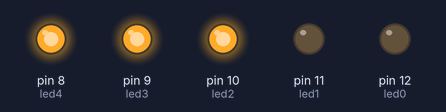
Bench run of a sketch on a simulated Arduino Uno, built with avr-gcc and run on an emulated ATmega328P. Parts: output pins drawn as LEDs (lit = HIGH).

Above: at 0.5 s.
At 0.9 s:
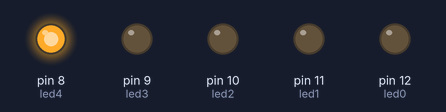
At 1.3 s:
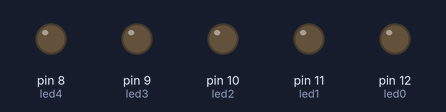
At 2.3 s:
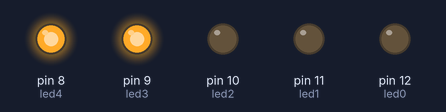
At 3.5 s:
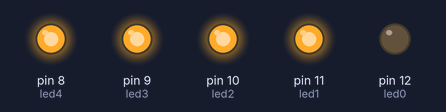
Timing chart, 0 to 3.8 s (numbered marks = the images above):
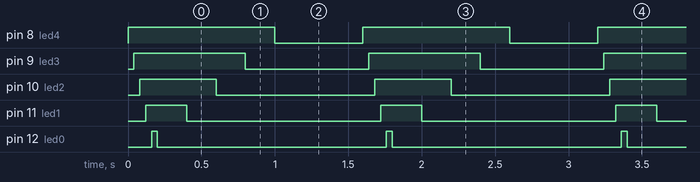

Measured:
- by itself, pin 8 (led4): alternates HIGH for 1.0 s and LOW for 0.60 s
- by itself, pin 9 (led3): alternates HIGH for 0.76 s and LOW for 0.84 s
- by itself, pin 10 (led2): alternates HIGH for 0.52 s and LOW for 1.1 s
- by itself, pin 11 (led1): alternates HIGH for 0.28 s and LOW for 1.3 s
- by itself, pin 12 (led0): alternates HIGH for 0.04 s and LOW for 1.6 s

The sketch:

5LED_Start_Projekt.ino
```cpp
/*****************************
   * Marc Schaufelberger *
   * HTW CHUR *
   * 20. FEB 2019 *
   * 5 LED Start-Projekt *
  ******************************/

int led0 = 12; // the pin the LED is connected to
int led1 = 11;
int led2 = 10;
int led3 = 9;
int led4 = 8;

void setup() {
    pinMode(led0, OUTPUT); // Declare the LED as an output
    pinMode(led1, OUTPUT);
    pinMode(led2, OUTPUT);
    pinMode(led3, OUTPUT);
    pinMode(led4, OUTPUT);
}

void loop() {
    for(int i=8; i<13; i++) {
        digitalWrite(i, HIGH); // Turn the LED on
        delay(40); // Wait
    }
    for(int i=12; i>7; i--) {
        digitalWrite(i, LOW); // Turn the LED off
        delay(200);
    }
    delay(400);
}
```
